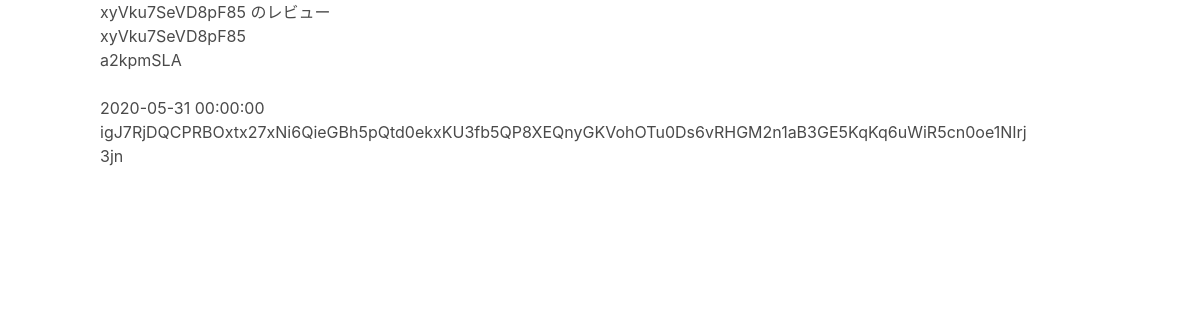
Screenshot of /bookreviwe/jX6brs2dgm with the database file from the repository.
### app.py (models this page shows)
class BookInfo(db.Model):
    __tablename__ = 'bookInfo'
    ID = db.Column(String(32), primary_key=True)
    date = db.Column(db.DateTime,nullable=False)
    datetime = db.Column(db.DateTime,nullable=False)
    title =db.Column(String(),nullable=False)
    auth =db.Column(String(),nullable=False)
    review =db.Column(String(),nullable=False)

### app.py (the view)
@app.route("/bookreviwe/<bookid>")
def bookreviwe(bookid):
    bookdata=BookInfo.query.filter_by(ID=bookid).all()[0]
    return render_template("bookreview.html", title='レビュー', bookdata=bookdata)

### templates/bookreview.html (shortened to what this page needs)
{% extends "layout.html" %}
{% block content %}
<h3>{{bookdata.title}} のレビュー</h3>
<div class="container columns">
  <div class="lcol column">
    <div class="bookinfo">
      <div class="bookttl">{{bookdata.title}}</div>
      <div class="bookauth">{{bookdata.auth}}</div>
    </div>
    <div class="bookimg">
    </div>
    <div class="thisbookreview">
      <p>{{bookdata.date}}</p>
      <p>{{bookdata.review}}</p>
    </div>
  </div>
</div>
{% endblock %}

### static/sanitize.css (style rules this page uses)
html { cursor: default; line-height: 1.5; -moz-tab-size: 4; tab-size: 4; -webkit-tap-highlight-color: transparent ; -ms-text-size-adjust: 100%; -webkit-text-size-adjust: 100%; word-break: break-word; }
body { margin: 0; }

### static/style.css (style rules this page uses)
html { width:100%; }
body { width: 1000px; margin: 0 auto !important; }

### rows the page displays
BookInfo: title "xyVku7SeVD8pF85", auth "a2kpmSLA", date "2020-05-31 00:00:00", review "igJ7RjDQCPRBOxtx27xNi6QieGBh5pQtd0ekxKU3fb5QP8XEQnyGKVohOTu0Ds6vRHGM2n1aB3GE5KqKq6uWiR5cn0oe1NIrj3jn"
